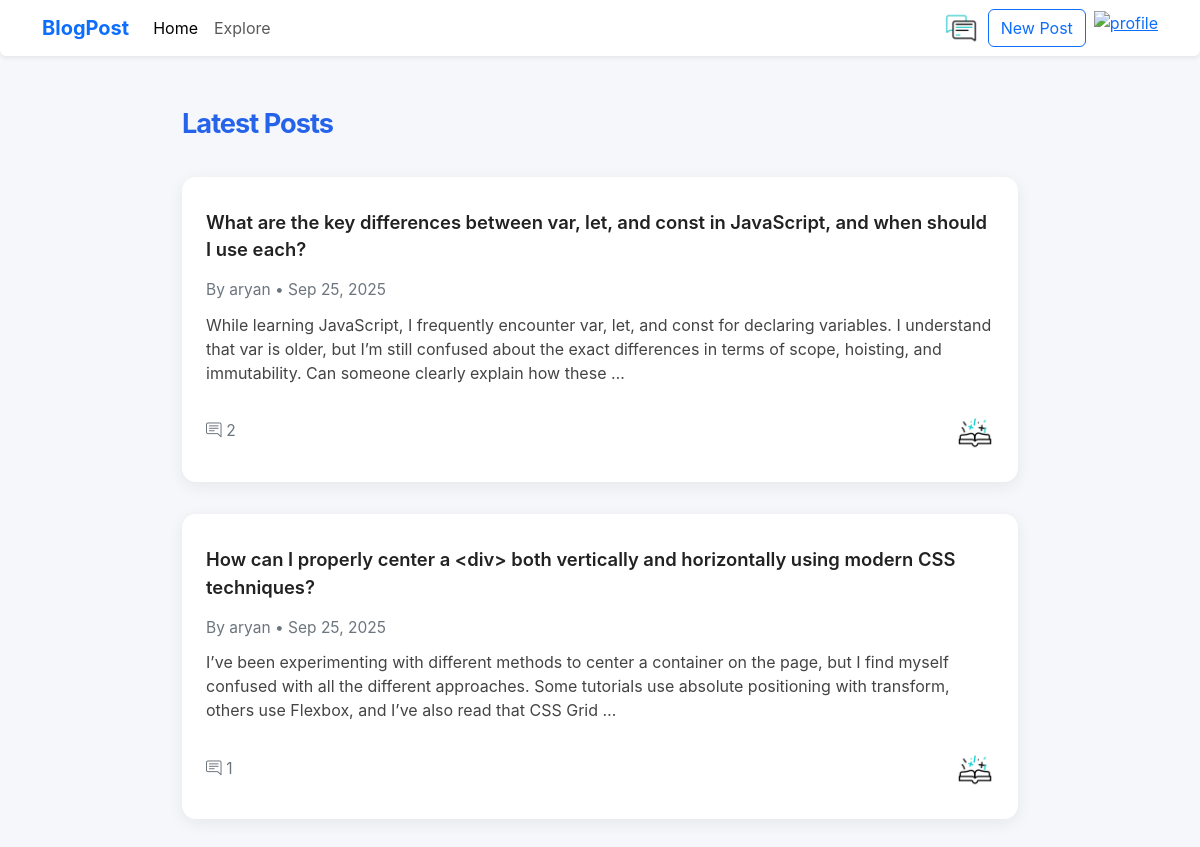
The app's page / (signed in) with its own data.
### blog/models.py (models this page shows, shortened)
class Post(models.Model):
    id = models.AutoField(primary_key=True)
    title = models.CharField(max_length=200)
    content = models.TextField()
    author = models.ForeignKey(Users, on_delete=models.CASCADE)
    created_at = models.DateTimeField(auto_now_add=True)
    updated_at = models.DateTimeField(auto_now=True)
    allComments = models.ManyToManyField('Comment', related_name='post_comments', blank=True)

class Users(models.Model):
    id = models.AutoField(primary_key=True)
    profile_picture = models.ImageField(upload_to='profile_pics/', blank=True, null=True)
    username = models.CharField(max_length=100,unique=True)
    password = models.CharField(max_length=100)
    name = models.CharField(max_length=200)
    email = models.EmailField(unique=True)
    bio = models.TextField(blank=True, null=True)
    created_at = models.DateTimeField(auto_now_add=True)
    posts = models.ManyToManyField('Post', related_name='user_posts', blank=True)
    followers = models.ManyToManyField('self', symmetrical=False, related_name='following_user', blank=True)
    following = models.ManyToManyField('self', symmetrical=False, related_name='followers_user', blank=True)

### blog/views.py (the view)
# urls.py: path('', views.home, name='home'),
def home(request):
    if 'user_id' not in request.session:
        return redirect('login')
    try:
        user = Users.objects.get(id=request.session['user_id'])
        posts = Post.objects.filter(author__in=user.following.all()).order_by('-created_at')[:5]
        if not posts:
            posts = Post.objects.all().order_by('-created_at')[:5]
    except Users.DoesNotExist:
        return redirect('login')
    return render(request, 'blog/home.html', {'posts': posts, 'user': user})

### templates/blog/home.html (shortened to what this page needs)
{% extends 'app.html' %}
{% block content %}
<div class="home-container">
    <div class="main-section">
        <div class="section-title">Latest Posts</div>
        <div class="post-list">
            {% for post in posts %}
            <article class="post-card">
                <div class="post-content">
                    <a href="{% url 'postView' post.id %}" class="post-title">{{ post.title }}</a>
                    <div class="post-meta">By {{ post.author.username }} • {{ post.created_at|date:"M d, Y" }}</div>
                    <div class="post-excerpt">{{ post.content|truncatewords:40 }}</div>
                    <div class="post-actions">
                        <span class="comment-count">
                            <i class="bi bi-chat-right-text"></i> {{ post.allComments.count }}
                        </span>
                        <a href="{% url 'postView' post.id %}" class="gif-btn">
                            <img src="/media/static/read.gif" alt="Read more">
                        </a>
                    </div>
                </div>
            </article>
            {% empty %}
            <div class="empty-card">No posts yet.</div>
            {% endfor %}
        </div>
    </div>
</div>
{% endblock %}
{% block extra_css %}
<link rel="stylesheet" href="https://cdn.jsdelivr.net/npm/bootstrap-icons@1.10.5/font/bootstrap-icons.css">
{% endblock %}

### templates/app.html (style rules this page uses)
body { background: #f6f7fa; color: #222; font-family: 'Inter', Arial, sans-serif; margin: 0; }
.gif-btn img { height:38px ; }

### templates/blog/home.html (style rules this page uses)
.home-container { max-width: 900px; margin: 3rem auto; padding: 0 1rem; display: flex; gap: 2.5rem; flex-wrap: wrap; }
.main-section { flex: 2 1 600px; min-width: 320px; }
.section-title { font-size: 1.7rem; font-weight: 700; margin-bottom: 2rem; letter-spacing: -1px; color: var(--accent, #2563eb); }
.post-list { display: flex; flex-direction: column; gap: 2rem; }
.post-card { background: var(--card, #fff); border-radius: 14px; box-shadow: 0 4px 16px rgba(22, 28, 36, 0.07); padding: 2rem 1.5rem; display: flex; gap: 1.5rem; align-items: flex-start; min-height: 120px; }
.post-content { flex: 1; display: flex; flex-direction: column; gap: 0.7rem; }
.post-title { font-size: 1.15rem; font-weight: 600; color: #222; text-decoration: none; margin-bottom: 0.2rem; transition: color 0.2s; }
.post-meta { color: var(--muted, #6c757d); font-size: 0.97em; }
.post-excerpt { color: #444; font-size: 1em; margin-bottom: 0.5rem; }
.post-actions { display: flex; justify-content: space-between; align-items: center; margin-top: 0.5rem; }
.comment-count { color: var(--muted, #6c757d); font-size: 0.97em; display: flex; align-items: center; gap: 0.3em; }

### records on screen
Post: title "What are the key differences between var, let, and const in JavaScript, and when should I use each?", author.username "aryan", created_at "Sep 25, 2025", content "While learning JavaScript, I frequently encounter var, let, and const for declaring variables. I understand that var is older, but I’m still confused about the exact differences in terms of scope, hoisting, and immutability. Can someone clearly explain how these …", allComments.count "2"
Post: title "How can I properly center a <div> both vertically and horizontally using modern CSS techniques?", author.username "aryan", created_at "Sep 25, 2025", content "I’ve been experimenting with different methods to center a container on the page, but I find myself confused with all the different approaches. Some tutorials use absolute positioning with transform, others use Flexbox, and I’ve also read that CSS Grid …", allComments.count "1"
